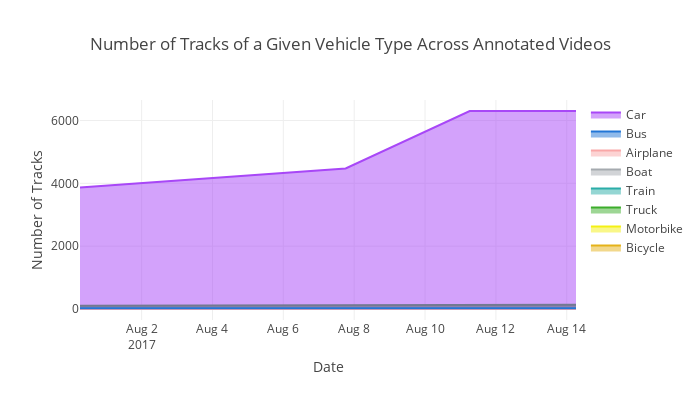

Notebook code cell kept with this figure:
### Code cell
# Vehicle tracks
init_notebook_mode(connected=True)   


# Add original data
x=ts['timestamp'].tolist()

y7_org=ts['individual_counts.car'].tolist()
y1_org=ts['individual_counts.bicycle'].tolist()
y2_org=ts['individual_counts.motorbike'].tolist()
y3_org=ts['individual_counts.truck'].tolist()
y4_org=ts['individual_counts.train'].tolist()
y5_org=ts['individual_counts.boat'].tolist()
y6_org=ts['individual_counts.airplane'].tolist()
y0_org=ts['individual_counts.bus'].tolist()

y0_stck=y0_org
y1_stck=y1_org
y2_stck=y2_org
y3_stck=y3_org
y4_stck=y4_org
y5_stck=y5_org
y6_stck=y6_org
y7_stck=y7_org


# Create proper percentages for proportion of graph
y0_perc_gra=y0_stck
y1_perc_gra=y1_stck
y2_perc_gra=y2_stck
y3_perc_gra=y3_stck
y4_perc_gra=y4_stck
y5_perc_gra=y5_stck
y6_perc_gra=y6_stck
y7_perc_gra=y7_stck



# Make original values strings and add % for hover text
y0_txt=[str(y0) for y0 in y0_perc_gra]
y1_txt=[str(y1) for y1 in y1_perc_gra]
y2_txt=[str(y2) for y2 in y2_perc_gra]
y3_txt=[str(y3) for y3 in y3_perc_gra]
y4_txt=[str(y4) for y4 in y4_perc_gra]
y5_txt=[str(y5) for y5 in y5_perc_gra]
y6_txt=[str(y6) for y6 in y6_perc_gra]
y7_txt=[str(y7) for y7 in y7_perc_gra]


bus = go.Scatter(
    x=x,
    y=y0_stck,
    text=y0_txt,
    hoverinfo='x+text',
    mode='lines',
    line=dict(width=2,
              color='rgb(34, 118, 214)'),
    fill='tonexty',
    name='Bus'
)
bicycle = go.Scatter(
    x=x,
    y=y1_stck,
    text=y1_txt,
    hoverinfo='x+text',
    mode='lines',
    line=dict(width=2,
              color='rgb(229, 178, 25)'),
    fill='tonexty',
    name='Bicycle'
)
motorbike = go.Scatter(
    x=x,
    y=y2_stck,
    text=y2_txt,
    hoverinfo='x+text',
    mode='lines',
    line=dict(width=2,
              color='rgb(244, 240, 19)'),
    fill='tonexty',
    name='Motorbike'
)
truck = go.Scatter(
    x=x,
    y=y3_stck,
    text=y3_txt,
    hoverinfo='x+text',
    mode='lines',
    line=dict(width=2,
              color='rgb(60, 173, 43)'),
    fill='tonexty',
    name='Truck'
)
train = go.Scatter(
    x=x,
    y=y4_stck,
    text=y4_txt,
    hoverinfo='x+text',
    mode='lines',
    line=dict(width=2,
              color='rgb(43, 173, 168)'),
    fill='tonexty',
    name='Train'
)
boat = go.Scatter(
    x=x,
    y=y5_stck,
    text=y5_txt,
    hoverinfo='x+text',
    mode='lines',
    line=dict(width=2,
              color='rgb(165, 170, 175)'),
    fill='tonexty',
    name='Boat'
)
airplane = go.Scatter(
    x=x,
    y=y6_stck,
    text=y6_txt,
    hoverinfo='x+text',
    mode='lines',
    line=dict(width=2,
              color='rgb(249, 167, 167)'),
    fill='tonexty',
    name='Airplane'
)
car = go.Scatter(
    x=x,
    y=y7_stck,
    text=y7_txt,
    hoverinfo='x+text',
    mode='lines',
    line=dict(width=2,
              color='rgb(168, 71, 247)'),
    fill='tonexty',
    name='Car'
)

data = [bicycle, motorbike, truck, train, boat, airplane, bus, car]


layout = go.Layout(
    autosize=False,
    width=700,
    height=400,
    title='Number of Tracks of a Given Vehicle Type Across Annotated Videos',
    xaxis=dict(
        title='Date'),
    yaxis=dict(
        title='Number of Tracks'),
    )
fig = go.Figure(data=data, layout=layout)

iplot(fig)

### Figure 1 — Plotly figure (JSON) as saved in the notebook; plotly's stock layout.template omitted (floating-point values rounded to 4 significant figures)
{"data": [{"fill": "tonexty", "hoverinfo": "x+text", "line": {"color": "rgb(229, 178, 25)", "width": 2}, "mode": "lines", "name": "Bicycle", "text": ["50", "74", "87", "87"], "type": "scatter", "x": ["2017-07-31 06:15:01", "2017-08-07 18:12:00", "2017-08-11 06:15:02", "2017-08-14 06:15:01"], "y": [50, 74, 87, 87]}, {"fill": "tonexty", "hoverinfo": "x+text", "line": {"color": "rgb(244, 240, 19)", "width": 2}, "mode": "lines", "name": "Motorbike", "text": ["51", "50", "50", "50"], "type": "scatter", "x": ["2017-07-31 06:15:01", "2017-08-07 18:12:00", "2017-08-11 06:15:02", "2017-08-14 06:15:01"], "y": [51, 50, 50, 50]}, {"fill": "tonexty", "hoverinfo": "x+text", "line": {"color": "rgb(60, 173, 43)", "width": 2}, "mode": "lines", "name": "Truck", "text": ["104", "114", "136", "136"], "type": "scatter", "x": ["2017-07-31 06:15:01", "2017-08-07 18:12:00", "2017-08-11 06:15:02", "2017-08-14 06:15:01"], "y": [104, 114, 136, 136]}, {"fill": "tonexty", "hoverinfo": "x+text", "line": {"color": "rgb(43, 173, 168)", "width": 2}, "mode": "lines", "name": "Train", "text": ["0", "0", "0", "0"], "type": "scatter", "x": ["2017-07-31 06:15:01", "2017-08-07 18:12:00", "2017-08-11 06:15:02", "2017-08-14 06:15:01"], "y": [0, 0, 0, 0]}, {"fill": "tonexty", "hoverinfo": "x+text", "line": {"color": "rgb(165, 170, 175)", "width": 2}, "mode": "lines", "name": "Boat", "text": ["12", "12", "12", "12"], "type": "scatter", "x": ["2017-07-31 06:15:01", "2017-08-07 18:12:00", "2017-08-11 06:15:02", "2017-08-14 06:15:01"], "y": [12, 12, 12, 12]}, {"fill": "tonexty", "hoverinfo": "x+text", "line": {"color": "rgb(249, 167, 167)", "width": 2}, "mode": "lines", "name": "Airplane", "text": ["0", "0", "0", "0"], "type": "scatter", "x": ["2017-07-31 06:15:01", "2017-08-07 18:12:00", "2017-08-11 06:15:02", "2017-08-14 06:15:01"], "y": [0, 0, 0, 0]}, {"fill": "tonexty", "hoverinfo": "x+text", "line": {"color": "rgb(34, 118, 214)", "width": 2}, "mode": "lines", "name": "Bus", "text": ["22", "24", "24", "24"], "type": "scatter", "x": ["2017-07-31 06:15:01", "2017-08-07 18:12:00", "2017-08-11 06:15:02", "2017-08-14 06:15:01"], "y": [22, 24, 24, 24]}, {"fill": "tonexty", "hoverinfo": "x+text", "line": {"color": "rgb(168, 71, 247)", "width": 2}, "mode": "lines", "name": "Car", "text": ["3867", "4475", "6302", "6302"], "type": "scatter", "x": ["2017-07-31 06:15:01", "2017-08-07 18:12:00", "2017-08-11 06:15:02", "2017-08-14 06:15:01"], "y": [3867, 4475, 6302, 6302]}], "layout": {"autosize": false, "height": 400, "title": "Number of Tracks of a Given Vehicle Type Across Annotated Videos", "width": 700, "xaxis": {"title": "Date"}, "yaxis": {"title": "Number of Tracks"}}}
